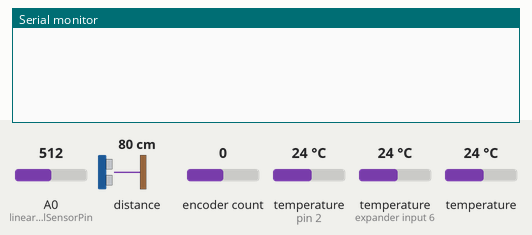
This sketch was run on a simulated Arduino Uno, built with avr-gcc and run on an emulated ATmega328P. On the bench: the last lines printed to the serial monitor. The inputs (shaded band) are chosen by the test bench; at power-on: distance to the obstacle 80 cm, encoder count 0, A0 (linearHallSensorPin) = 512, temperature (sensors on pin 2, expander input 6) 24 °C, temperature 24 °C.

Above: at 1.2 s.
1.3 s: distance to the obstacle set to 250 cm
At 11.0 s:
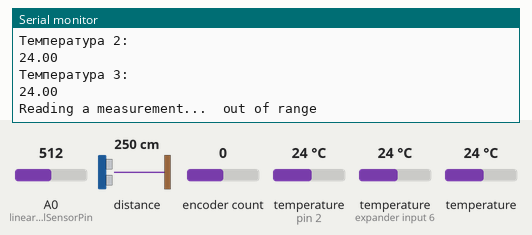
11.3 s: encoder count set to -1
At 11.9 s:
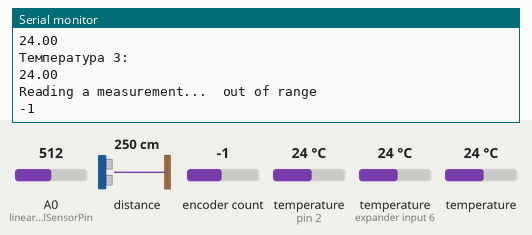
12.8 s: encoder count set to 0
At 14.3 s:
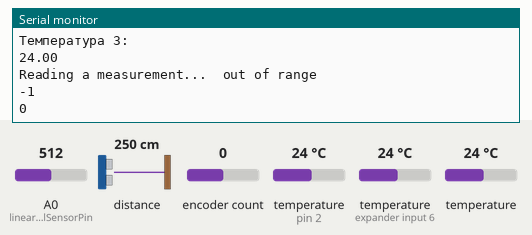
Timing chart, 0 to 15.8 s (numbered marks = the images above; inputs shaded):
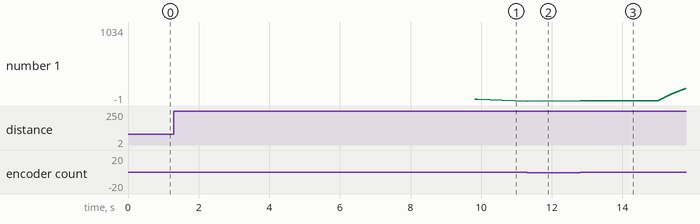

Measured:
- after the input at 1.3 s, the serial monitor: prints a new line after 8.7 s (image 1)
- after the input at 11.3 s, the serial monitor: prints a new line at once (image 2)
- plotted number 1: 24 → -1 after the input at 11.3 s

The sketch:

temp_and_encoder.ino
```cpp
//wind direction sensor
#define CLK 14
#define DT 12
#include "GyverEncoder.h"

//temperature sensor
#include <OneWire.h>
#include <DallasTemperature.h>
#define ONE_WIRE_BUS 2

//range sensor
#include "Adafruit_VL53L0X.h"

//range sensor
Adafruit_VL53L0X rangeSensor = Adafruit_VL53L0X();

//temperature sensor
OneWire oneWire(ONE_WIRE_BUS);
DallasTemperature sensors(&oneWire);
float temp1, temp2, temp3;

//speed sensor
int linearHallSensorPin = A0;
int linearHallSensorValue = 0;
int counter = 0;
long loopTime = 10000;

//wind direction sensor
Encoder enc1(CLK, DT);
int value = 0;

unsigned long timing1;
unsigned long timing2;
unsigned long timing3;

void setup() {
Serial.begin(9600);
sensors.begin(); // temperature sensors
enc1.setType(TYPE1); //wind direction sensor
rangeSensor.begin(); //range sensor
}

void loop() {

//temperature sensor
if (millis() - timing1 > 9000)
{
timing1 = millis();
sensors.requestTemperatures();
temp1 = sensors.getTempCByIndex(0);
temp2 = sensors.getTempCByIndex(1);
temp3 = sensors.getTempCByIndex(2);
Serial.println("Температура 1:");
Serial.println(temp1);
Serial.println("Температура 2:");
Serial.println(temp2);
Serial.println("Температура 3:");
Serial.println(temp3);
}

//range sensor
if (millis() - timing2 > 10000)
{
timing2 = millis();
VL53L0X_RangingMeasurementData_t measure;
    Serial.print("Reading a measurement... ");
    rangeSensor.rangingTest(&measure, false);
    if (measure.RangeStatus != 4)
    {
      Serial.print("Distance (mm): ");
      Serial.println(measure.RangeMilliMeter);
    }
    else
    {
    Serial.println(" out of range ");
    }
}

//speed sensor
unsigned long currentMillis = millis();
if (millis() - timing3 > 15000)
{
timing3 = millis();
unsigned long currentMillis = millis();
while(millis()-currentMillis<=loopTime)
{
linearHallSensorValue = analogRead (linearHallSensorPin);
  if (linearHallSensorValue < 700) {
    counter++;
    Serial.println(counter);
    }
}
}

//wind direcrion sensor
enc1.tick();
if (enc1.isRight()) value++;
if (enc1.isLeft()) value--;
if (value == 20 || value == -20) {
  value = 0;
  }
if (enc1.isTurn()) {
Serial.println(value);
}
}
```
